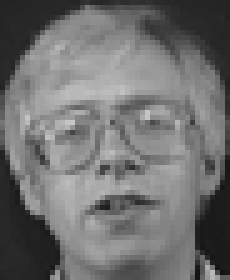
#> input picture Unit08/data/2_1.png, 46 x 56 px (shown 5 times larger); its folder holds 5 pictures in this run
$ jupyter execute --allow-errors '8.3_PCA_Face Recognition.ipynb'
#> lines starting #> are read from the running program, lines starting #| are printed output that depends on the picture
[cell 1]
from pathlib import Path

import numpy as np
import pandas as pd
import matplotlib.pyplot as plt
from PIL import Image
from sklearn.decomposition import PCA
from sklearn.model_selection import StratifiedKFold, cross_val_score
from sklearn.neighbors import KNeighborsClassifier

DATA_DIR = Path("data")

def face_key(path):
    person, shot = path.stem.split("_")
    return int(person), int(shot)

def read_gray(path):
    return np.asarray(Image.open(path).convert("L"), dtype=np.float64)

all_paths = sorted(DATA_DIR.glob("*.png"), key=face_key)
train_paths = [p for p in all_paths if face_key(p)[1] <= 9]
test_paths = [p for p in all_paths if face_key(p)[1] == 10]

sample = read_gray(train_paths[0])
image_shape = sample.shape
#> image_shape = (56, 46)
X_train = np.vstack([read_gray(p).reshape(1, -1) for p in train_paths])
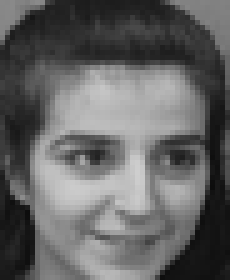
#> input picture Unit08/data/10_3.png, 46 x 56 px (shown 5 times larger)
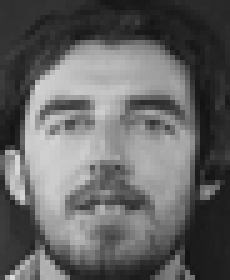
#> input picture Unit08/data/11_1.png, 46 x 56 px (shown 5 times larger)
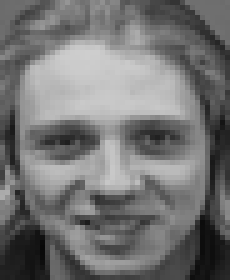
#> input picture Unit08/data/12_2.png, 46 x 56 px (shown 5 times larger)
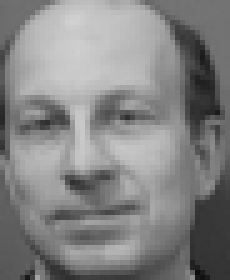
#> input picture Unit08/data/13_3.png, 46 x 56 px (shown 5 times larger)
#> (the rest of this cell did not finish here and is left out)
